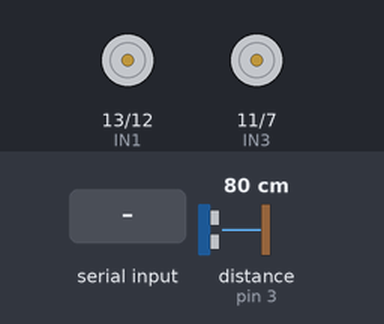
This sketch was run on a simulated Arduino Uno, built with avr-gcc and run on an emulated ATmega328P. On the bench: motor-driver pin pairs drawn as motors (green arrow = first pin HIGH = forward, orange = second pin HIGH = backward, longer = more drive, scaled by the enable pin). Wiring (inferred from the names in the program): ultrasonic range finder: trigger pin 4; echo pin 3. Inputs (shaded band) come from the test bench; at power-on: distance to the obstacle (sensor on pin 3) 80 cm. The echo pulse lasts 58.3 µs per cm.

Above: at 1.2 s.
1.3 s: "F" received over Serial
At 1.37 s:
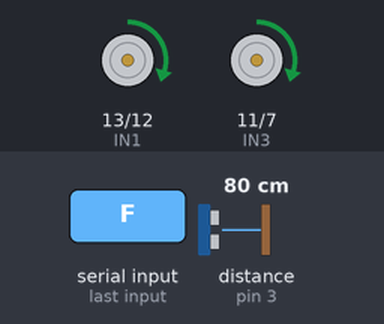
4.3 s: distance to the obstacle (sensor on pin 3) set to 120 cm
5.8 s: "B" received over Serial
At 6.4 s:
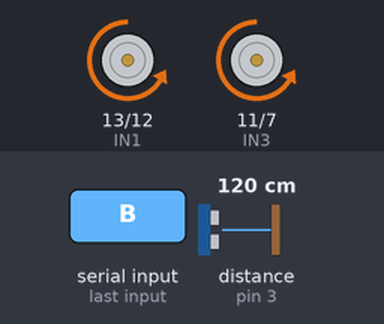
7.3 s: "L" received over Serial
At 8.5 s:
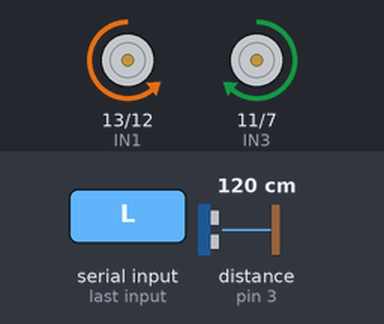
8.8 s: "R" received over Serial
At 9.8 s:
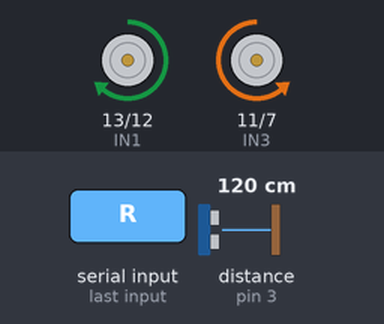
Timing chart, 0 to 11.3 s (numbered marks = the images above; inputs shaded):
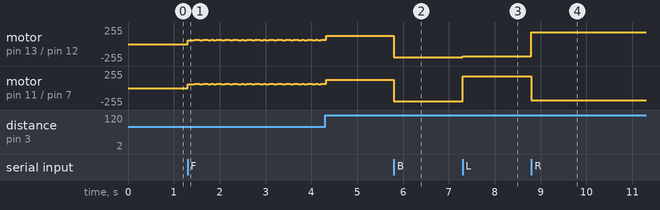

Measured:
- after the input at 1.3 s, motor on pin 13 (IN1) / pin 12 (IN2), motor on pin 11 (IN3) / pin 7 (IN4): stopped → forward 60/255 at once, then moves between forward 60/255 and forward 62/255, repeating every 0.84 s
- after the input at 5.8 s, motor on pin 13 (IN1) / pin 12 (IN2), motor on pin 11 (IN3) / pin 7 (IN4): forward 124/255 → backward 200/255 at once
- after the input at 7.3 s, motor on pin 13 (IN1) / pin 12 (IN2): backward 200/255 → backward 180/255 at once; motor on pin 11 (IN3) / pin 7 (IN4): backward 200/255 → forward 180/255 at once
- after the input at 8.8 s, motor on pin 13 (IN1) / pin 12 (IN2): backward 180/255 → forward 180/255 at once; motor on pin 11 (IN3) / pin 7 (IN4): forward 180/255 → backward 180/255 at once

The sketch:

smart_car.ino
```cpp
#define IN1 13
#define IN2 12
#define IN3 11
#define IN4 7
#define ENA 5
#define ENB 6

#define TRIG 4
#define ECHO 3

char command = 'S';
unsigned long lastDistanceTime = 0;
long distance = 100;

long getDistance() {
  digitalWrite(TRIG, LOW);
  delayMicroseconds(2);
  digitalWrite(TRIG, HIGH);
  delayMicroseconds(10);
  digitalWrite(TRIG, LOW);

  long duration = pulseIn(ECHO, HIGH, 20000);
  if (duration == 0) return 999;
  long dist = duration * 0.034 / 2;
  return dist;
}

void setMotorSpeed(int speed) {
  analogWrite(ENA, speed);
  analogWrite(ENB, speed);
}

void moveForward(int speed) {
  digitalWrite(IN1, HIGH);
  digitalWrite(IN2, LOW);
  digitalWrite(IN3, HIGH);
  digitalWrite(IN4, LOW);
  setMotorSpeed(speed);
}

void moveBackward() {
  digitalWrite(IN1, LOW);
  digitalWrite(IN2, HIGH);
  digitalWrite(IN3, LOW);
  digitalWrite(IN4, HIGH);
  setMotorSpeed(200);
}

void turnLeft() {
  digitalWrite(IN1, LOW);
  digitalWrite(IN2, HIGH);
  digitalWrite(IN3, HIGH);
  digitalWrite(IN4, LOW);
  setMotorSpeed(180);
}

void turnRight() {
  digitalWrite(IN1, HIGH);
  digitalWrite(IN2, LOW);
  digitalWrite(IN3, LOW);
  digitalWrite(IN4, HIGH);
  setMotorSpeed(180);
}

void stopCar() {
  digitalWrite(IN1, LOW);
  digitalWrite(IN2, LOW);
  digitalWrite(IN3, LOW);
  digitalWrite(IN4, LOW);
  setMotorSpeed(0);
}

void setup() {
  pinMode(IN1, OUTPUT);
  pinMode(IN2, OUTPUT);
  pinMode(IN3, OUTPUT);
  pinMode(IN4, OUTPUT);
  pinMode(ENA, OUTPUT);
  pinMode(ENB, OUTPUT);
  pinMode(TRIG, OUTPUT);
  pinMode(ECHO, INPUT);
  Serial.begin(9600);
  stopCar();
}

void loop() {
  unsigned long currentTime = millis();
  if (currentTime - lastDistanceTime >= 60) {
    distance = getDistance();
    lastDistanceTime = currentTime;
  }

  if (Serial.available() > 0) {
    command = Serial.read();
  }

  switch (command) {
    case 'F': {
      if (distance > 40 && distance < 200) {
        int speed = map(distance, 40, 200, 0, 255);
        speed = constrain(speed, 0, 255);
        moveForward(speed);
      }
      else if (distance <= 40) {
        stopCar();
        Serial.println("⚠️ Obstacle detected! Car stopped.");
      }
      else {
        moveForward(255);
      }
      break;
    }

    case 'B':
      moveBackward();
      break;

    case 'L':
      turnLeft();
      break;

    case 'R':
      turnRight();
      break;

    case 'S':
      stopCar();
      break;
  }
}
```
